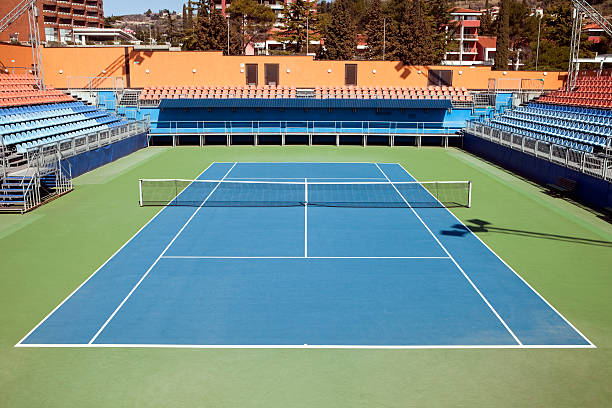
#> input picture images/c5.jpg, 612 x 408 px, given in place of the camera
$ python colorTunerHSV.py
#> lines starting #> are read from the running program, lines starting #| are printed output that depends on the picture
from doctest import OutputChecker
import numpy as np
import cv2
import keyboard

cam = cv2.VideoCapture(0)#,cv2.CAP_DSHOW)

cam.set(cv2.CAP_PROP_FRAME_WIDTH, 1280)  # set new dimensionns to cam object (not cap)
cam.set(cv2.CAP_PROP_FRAME_HEIGHT, 1024)

def callback(x):
    global H_low,H_high,S_low,S_high,V_low,V_high
	#assign trackbar position value to H,S,V High and low variable
    H_low = cv2.getTrackbarPos('low H','controls')
    H_high = cv2.getTrackbarPos('high H','controls')
    S_low = cv2.getTrackbarPos('low S','controls')
    S_high = cv2.getTrackbarPos('high S','controls')
    V_low = cv2.getTrackbarPos('low V','controls')
    V_high = cv2.getTrackbarPos('high V','controls')


cv2.namedWindow('controls',2)
cv2.resizeWindow("controls", 550,10);

H_low = 0
H_high = 179
S_low= 0
S_high = 255
V_low= 0
V_high = 255


#create trackbars for high,low H,S,V
cv2.createTrackbar('low H','controls',0,179,callback)
cv2.createTrackbar('high H','controls',179,179,callback)

cv2.createTrackbar('low S','controls',0,255,callback)
cv2.createTrackbar('high S','controls',255,255,callback)

cv2.createTrackbar('low V','controls',0,255,callback)
cv2.createTrackbar('high V','controls',255,255,callback)


while True:

    ret, og = cam.read()
#> og is the input picture: shape (408, 612, 3); mean B, G, R 127.4, 137.5, 119

    pts1 = np.float32([[297,317],[734,319],[732,541],[292,528]])
    pts2 = np.float32([[0,0],[600,0],[600,300],[0,300]])

    M = cv2.getPerspectiveTransform(pts1,pts2)

    img = cv2.warpPerspective(og,M,(620,300))
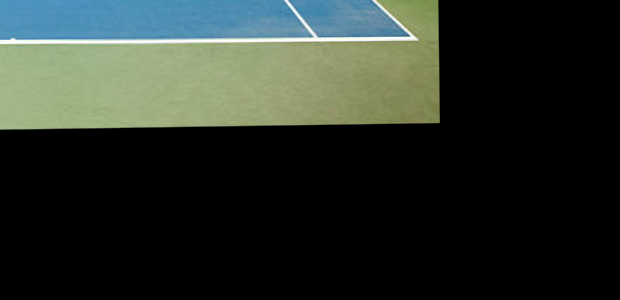
#> img: shape (300, 620, 3); mean B, G, R 41.3, 48.5, 40.5

    #recolor Image
    inverted = cv2.bitwise_not(img)
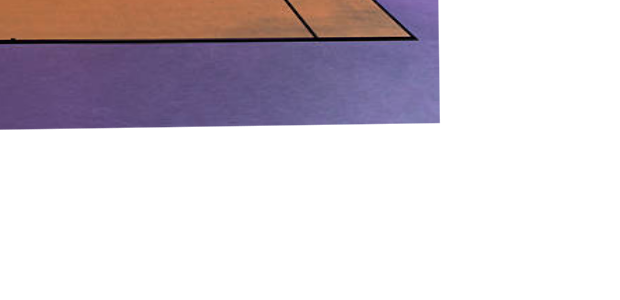
#> inverted: shape (300, 620, 3); mean B, G, R 213.7, 206.5, 214.5
    hsv = cv2.cvtColor(img, cv2.COLOR_BGR2HSV)
#> hsv: shape (300, 620, 3); mean H, S, V 17, 26.6, 51.3
    lab = cv2.cvtColor(img, cv2.COLOR_BGR2LAB)
#> lab: shape (300, 620, 3); mean of channels 0, 1, 2 49.1, 124.4, 130.9
    xyz = cv2.cvtColor(img, cv2.COLOR_BGR2XYZ)
#> xyz: shape (300, 620, 3); mean of channels 0, 1, 2 41.5, 46.3, 45.7
    YCrCb = cv2.cvtColor(img, cv2.COLOR_BGR2YCrCb)
#> YCrCb: shape (300, 620, 3); mean of channels 0, 1, 2 45.3, 124.6, 125.7
    gray = cv2.cvtColor(img, cv2.COLOR_BGR2GRAY)
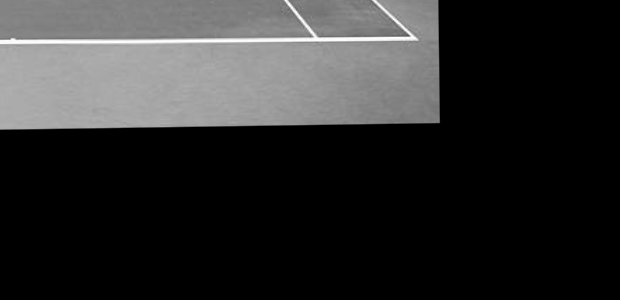
#> gray: shape (300, 620); min 0, max 254, mean 45.3
    cv2.imshow('raw',img)

    cv2.imshow('gray',gray)

    cv2.imshow('hsv',hsv)

    cv2.imshow('lab',lab)

    cv2.imshow('xyz',xyz)

    cv2.imshow('YCrCb',YCrCb)

    cv2.imshow('inverted',inverted)


    # [19 lines of commented-out code are left out]

    if cv2.waitKey(1) == ord('q'):
#> (key q is pressed here)
        break

cv2.destroyAllWindows()
cam.release()

$ run again, on images/c3.png
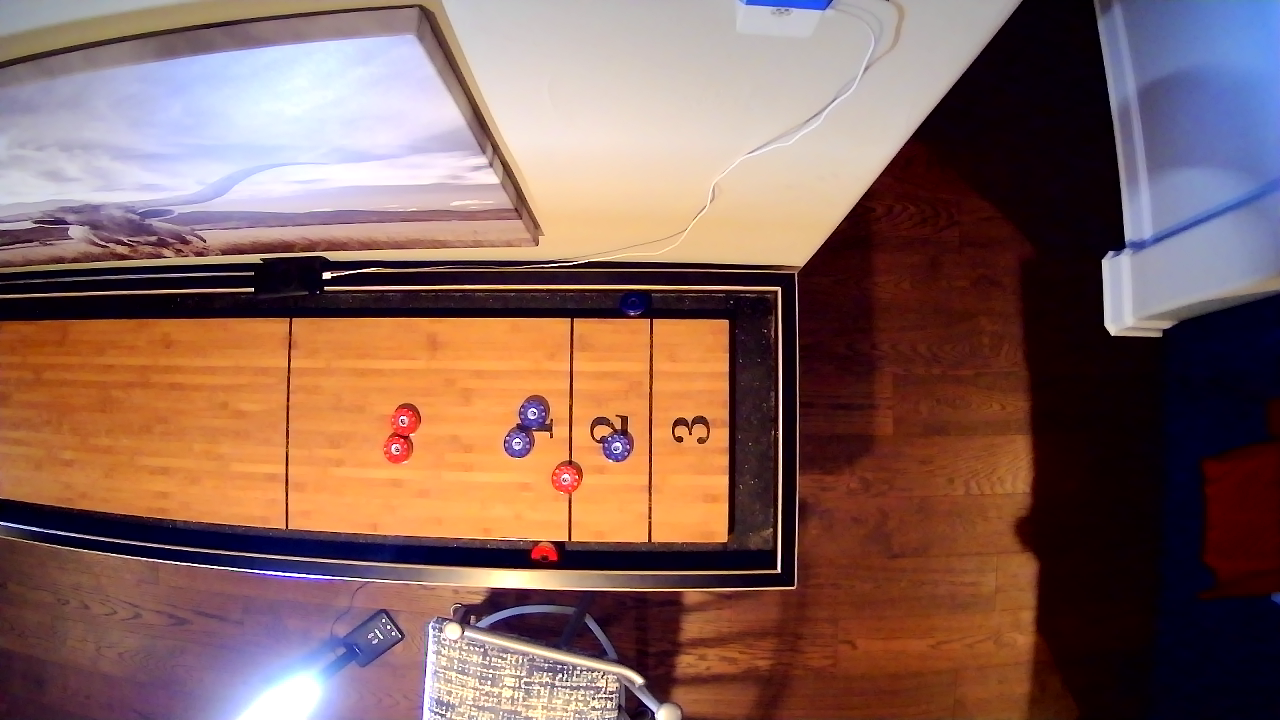
#> input picture images/c3.png, 1280 x 720 px, given in place of the camera
#> og is the input picture: shape (720, 1280, 3); mean B, G, R 91.4, 99.2, 133.3
#> `inverted = cv2.bitwise_not(img)`:
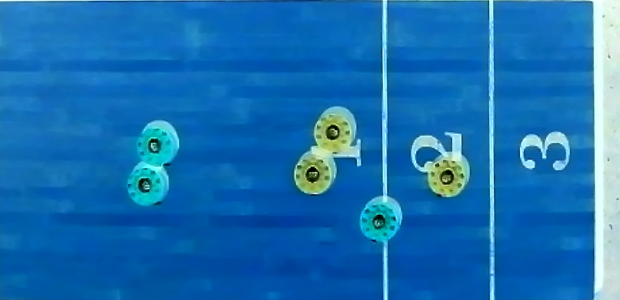
#> inverted: shape (300, 620, 3); mean B, G, R 178.3, 111.1, 23.3
#> hsv: shape (300, 620, 3); mean H, S, V 21.1, 172.8, 232.3
#> lab: shape (300, 620, 3); mean of channels 0, 1, 2 172.2, 155.5, 176.2
#> xyz: shape (300, 620, 3); mean of channels 0, 1, 2 160.9, 157.7, 94.5
#> YCrCb: shape (300, 620, 3); mean of channels 0, 1, 2 162.5, 177.2, 79.6
#> `gray = cv2.cvtColor(img, cv2.COLOR_BGR2GRAY)`:
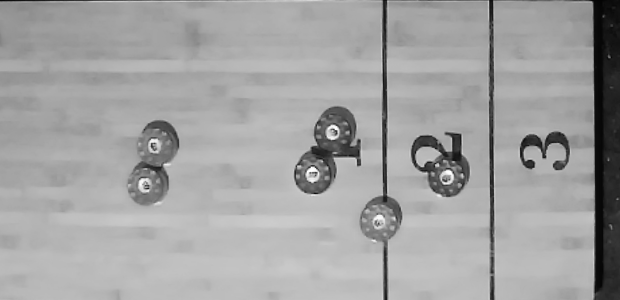
#> gray: shape (300, 620); min 3, max 255, mean 162.5
